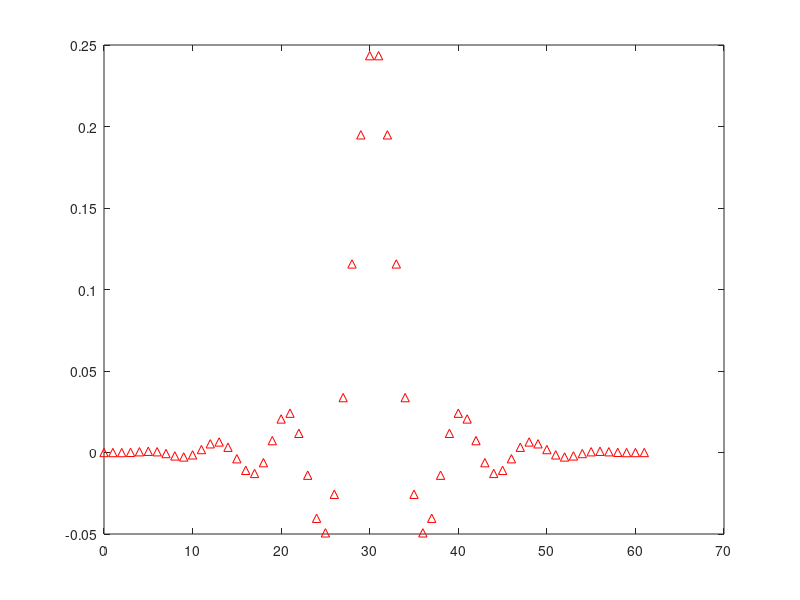
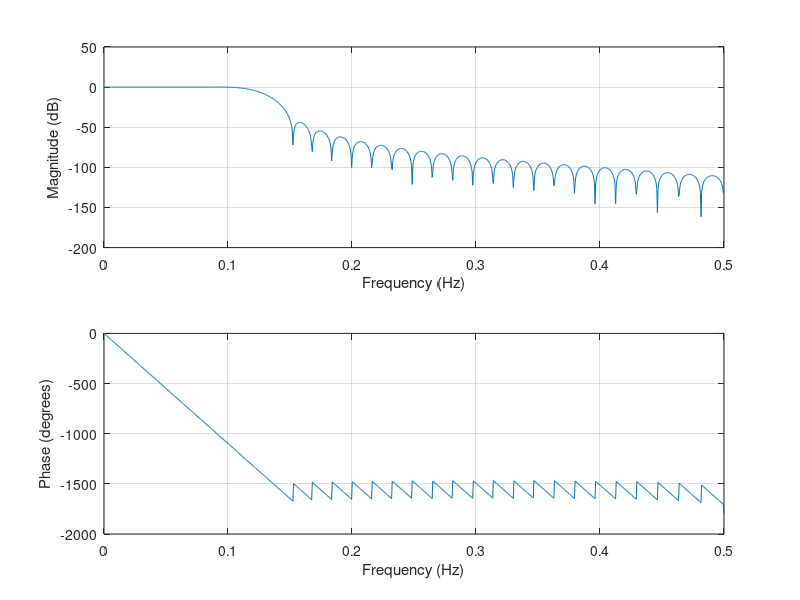

The MATLAB source for these figures, in order:
% Assignment 4 - FIR filter design

close all
clear all
clc

addpath ./functions

wp=0.2*pi;              % pass-band edge
ws=0.3*pi;              % stop-band edge
Rp=0.2;                 % max pass-band ripple dB
As=40;                  % min stop-band attenuation dB

fc=((wp+ws)/2)/(2*pi);  % cut-off frequency

%-----------------------Hann

N=(6.2*pi)/(ws-wp);     
n=[-(N-1)/2:(N-1)/2];
x=2*fc*sinc(2*fc*n);
w=hann(N);              % window vector
h=x.*w';

figure
impz(h)
figure
freqz(h,1,1024,1)
